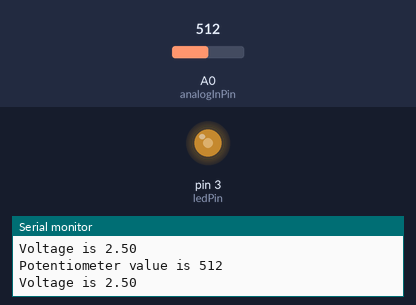
The sketch below on a simulated Arduino Uno, built with avr-gcc and run on an emulated ATmega328P. Parts: output pins drawn as LEDs (lit = HIGH), the last lines printed to the serial monitor. Inputs (shaded band) come from the test bench; at power-on: A0 (analogInPin) = 512.

Above: at 2.8 s.
2.9 s: A0 (analogInPin) set to 716
At 5.1 s:
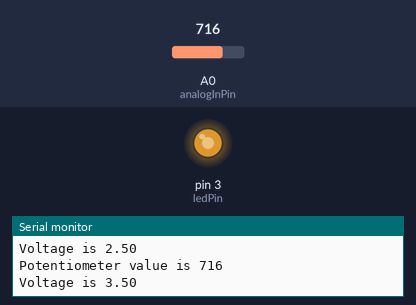
5.6 s: A0 (analogInPin) set to 900
At 6.6 s:
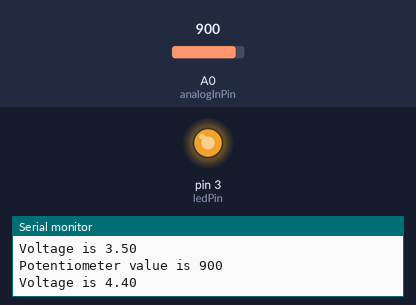
8.3 s: A0 (analogInPin) set to 122
At 11.0 s:
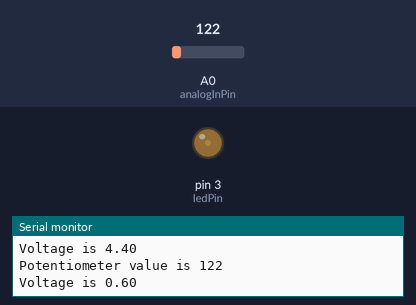
11.5 s: A0 (analogInPin) set to 0
At 12.5 s:
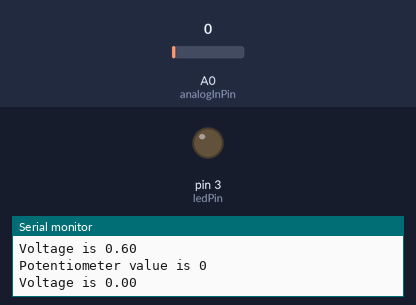
14.2 s: A0 (analogInPin) set to 511
At 16.8 s:
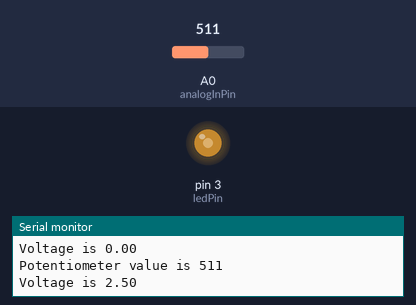
Timing chart, 0 to 18.3 s (numbered marks = the images above; inputs shaded):
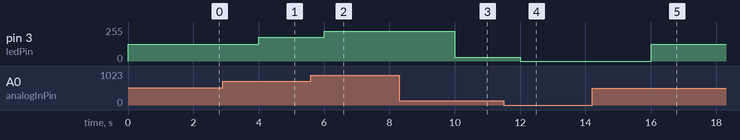

The sketch:

potentiometer.ino
```cpp
int analogInPin = A0;
int potValue = 0;
int ledPin = 3;

void setup() {
  // put your setup code here, to run once:
  Serial.begin(9600);
  pinMode(ledPin, OUTPUT);
}

void loop() {
  // put your main code here, to run repeatedly:
  potValue = analogRead(analogInPin);
  int ledOutput = map(potValue, 0, 1023, 0, 255);
  analogWrite(ledPin, ledOutput);
  Serial.print("Potentiometer value is ");
  Serial.println(potValue);
  float potVolt = potValue*5.0/1023.0;
  Serial.print("Voltage is ");
  Serial.println(potVolt);
  delay(2000);
}
```

Measured:
- after the input at 2.9 s, pin 3 (ledPin): 127/255 → 178/255 after 1.1 s
- after the input at 5.6 s, pin 3 (ledPin): 178/255 → 224/255 after 0.40 s
- after the input at 8.3 s, pin 3 (ledPin): 224/255 → 30/255 after 1.7 s
- after the input at 11.5 s, pin 3 (ledPin): 30/255 → 0/255 after 0.51 s
- after the input at 14.2 s, pin 3 (ledPin): 0/255 → 127/255 after 1.8 s
